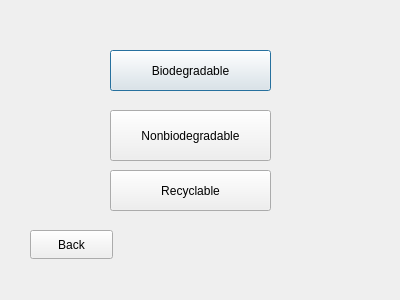
<?xml version="1.0" encoding="UTF-8"?>
<ui version="4.0">
 <class>CheckStatus</class>
 <widget class="QDialog" name="CheckStatus">
  <property name="geometry">
   <rect>
    <x>0</x>
    <y>0</y>
    <width>400</width>
    <height>300</height>
   </rect>
  </property>
  <property name="windowTitle">
   <string>Dialog</string>
  </property>
  <widget class="QPushButton" name="pushButton">
   <property name="geometry">
    <rect>
     <x>110</x>
     <y>50</y>
     <width>161</width>
     <height>41</height>
    </rect>
   </property>
   <property name="text">
    <string>Biodegradable</string>
   </property>
  </widget>
  <widget class="QPushButton" name="pushButton_2">
   <property name="geometry">
    <rect>
     <x>110</x>
     <y>110</y>
     <width>161</width>
     <height>51</height>
    </rect>
   </property>
   <property name="text">
    <string>Nonbiodegradable</string>
   </property>
  </widget>
  <widget class="QPushButton" name="pushButton_3">
   <property name="geometry">
    <rect>
     <x>110</x>
     <y>170</y>
     <width>161</width>
     <height>41</height>
    </rect>
   </property>
   <property name="text">
    <string>Recyclable</string>
   </property>
  </widget>
  <widget class="QPushButton" name="pushButton_4">
   <property name="geometry">
    <rect>
     <x>30</x>
     <y>230</y>
     <width>83</width>
     <height>29</height>
    </rect>
   </property>
   <property name="text">
    <string>Back</string>
   </property>
  </widget>
 </widget>
 <resources/>
 <connections/>
</ui>
